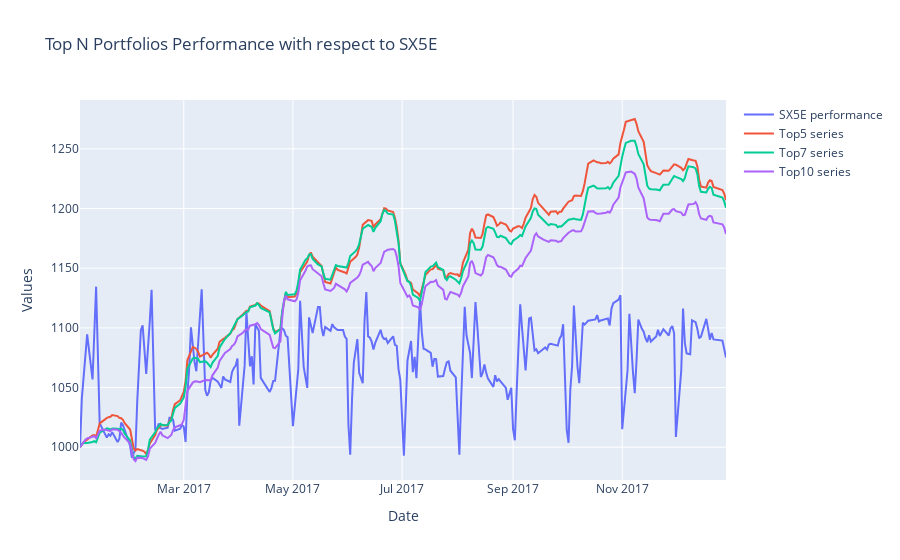

Notebook code cell kept with this figure:
### Code cell
plot_portfolios(portfolio_series_CNN_biLSTM, test_index_series)

### Figure 1 — Plotly figure (JSON) as saved in the notebook; plotly's stock layout.template omitted (floating-point values rounded to 4 significant figures; data arrays with more than 128 entries replaced by an {"elided": "..."} marker saying what was removed)
{"data": [{"mode": "lines", "name": "SX5E performance", "type": "scatter", "x": {"elided": "251 str values"}, "y": {"elided": "251 float values"}}, {"mode": "lines", "name": "Top5 series", "type": "scatter", "x": {"elided": "254 str values"}, "y": {"elided": "254 float values"}}, {"mode": "lines", "name": "Top7 series", "type": "scatter", "x": {"elided": "254 str values"}, "y": {"elided": "254 float values"}}, {"mode": "lines", "name": "Top10 series", "type": "scatter", "x": {"elided": "254 str values"}, "y": {"elided": "254 float values"}}], "layout": {"title": {"text": "Top N Portfolios Performance with respect to SX5E"}, "xaxis": {"title": {"text": "Date"}}, "yaxis": {"title": {"text": "Values"}}}}
